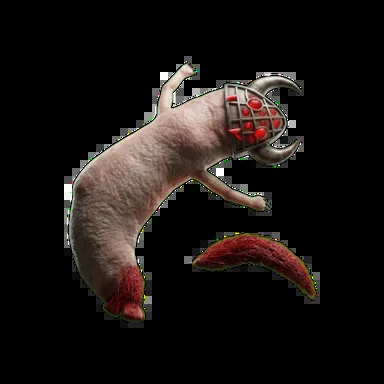
#> input picture game/a/h0.webp, 384 x 384 px
$ python -i import_clean.py   (imports and definitions only)
#> lines starting #> are read from the running program, lines starting #| are printed output that depends on the picture; after the words box and inside, x2 and y2 are one past the last pixel; in counts of white or black regions, pixels touching at a corner belong together
#!/usr/bin/env python3
"""
Turn Nano Banana's flat-green images (art/clean/<id>.png) into new cut-outs and rebuild the puppet rigs.

  python tools/import_clean.py           # every image in art/clean/
  python tools/import_clean.py m30 m31   # just these

For each monster:
  1. key out the green background (with edge de-spill) -> clean transparent creature
  2. ALIGN it to the old cut-out (art/cut/<id>.png) so the hand-made part outlines in rig/rigs_*.json still fit
     (feature matching + similarity transform; falls back to bounding-box fit)
  3. save the old cut-out to art/cut_orig/ (once) and write the new one to art/cut/<id>.png
  4. rebuild the rig atlas + game/rigs.js, and refresh the game's sprite/card images

Check rig/align_<id>.jpg afterwards: left = old, right = new aligned. If a monster looks shifted,
nudge its part outlines in rig/rigs_*.json (use tools/gridsheet.py to get a gridded view) and rerun rig/build.py.
"""
import os, sys, glob, shutil, subprocess, cv2, numpy as np
from PIL import Image
ROOT = os.path.dirname(os.path.dirname(os.path.abspath(__file__)))
S = 512

def key_green(rgb):
    f = rgb.astype(np.float32)
    r, g, b = f[..., 0], f[..., 1], f[..., 2]
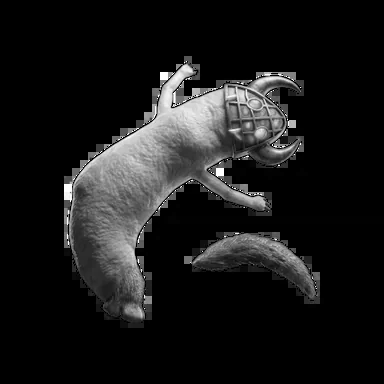
#> r: shape (384, 384) float32; min 0, max 255, mean 25.7
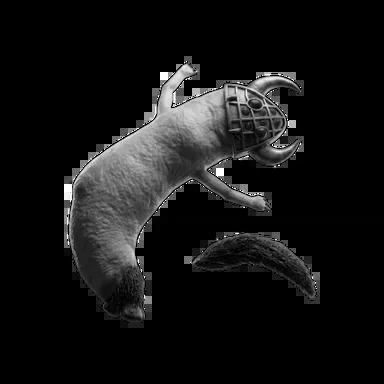
#> g: shape (384, 384) float32; min 0, max 255, mean 20.7
    greenness = g - np.maximum(r, b)                       # how much greener than the other channels
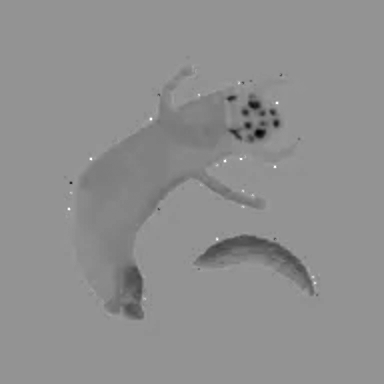
#> greenness: shape (384, 384) float32; min -201, max 147, mean -5.1; drawn with min black and max white
    alpha = np.clip(1 - (greenness - 25) / 60, 0, 1)        # >85 = fully background, <25 = fully creature
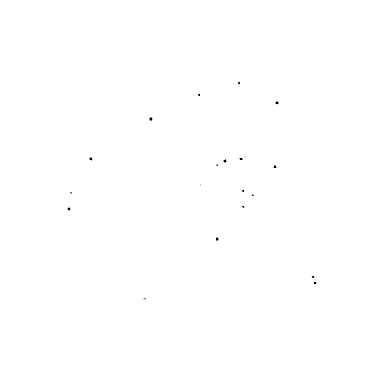
#> alpha: shape (384, 384) float32; min 0, max 1, mean 0.999
    a8 = (alpha * 255).astype(np.uint8)
    a8 = cv2.morphologyEx(a8, cv2.MORPH_OPEN, np.ones((3, 3), np.uint8))
    n, lab, st, _ = cv2.connectedComponentsWithStats((a8 > 128).astype(np.uint8))
#> lab: shape (384, 384) int32; values 0 (black) and 1 (white), 100% white; black in thin lines or dots, all inside (x1, y1, x2, y2) = (68, 82, 316, 299)
#> n = 2; st = [[68, 82, 248, 217, 65], [0, 0, 384, 384, 147391]]
    if n > 1:                                               # keep the main creature (+ big pieces)
        big = 1 + np.argmax(st[1:, cv2.CC_STAT_AREA]); keep = np.zeros_like(a8)
#> after `big = 1 + np.argmax(st[1:, cv2.CC_STAT_AREA])`: big = 1
        for i in range(1, n):
            if i == big or st[i, cv2.CC_STAT_AREA] > st[big, cv2.CC_STAT_AREA] * 0.08: keep[lab == i] = 1
        a8 = (a8 * keep).astype(np.uint8)
    a8 = cv2.GaussianBlur(a8, (0, 0), 0.8)
    # de-spill: pull green down on semi-transparent edge pixels
    edge = (a8 > 0) & (a8 < 250)
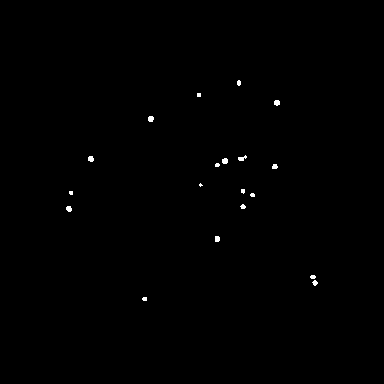
#> edge: shape (384, 384) bool; 0.29% white; 19 white regions (7 under 20 px), largest, box (x1, y1, x2, y2) and area: (148, 116, 154, 122) 31, (238, 155, 247, 161) 31, (222, 158, 228, 164) 31
    f[..., 1] = np.where(edge | (greenness > 0), np.minimum(g, np.maximum(r, b) + 8), g)
    return np.dstack([np.clip(f, 0, 255).astype(np.uint8), a8])

# [42 lines left out: functions frame_creature, find_transform, not called in this run]

def refresh_game_images(mid, rgba):
    im = Image.fromarray(rgba)
    im.resize((384, 384), Image.LANCZOS).save(f'{ROOT}/game/a/{mid}.webp', quality=82, method=6)

# [29 lines left out: function main, not called in this run]

# [2 lines not run here, left out]

>>> import cv2
>>> picture = cv2.cvtColor(cv2.imread('../game/a/h0.webp'), cv2.COLOR_BGR2RGB)
>>> result = key_green(picture)
